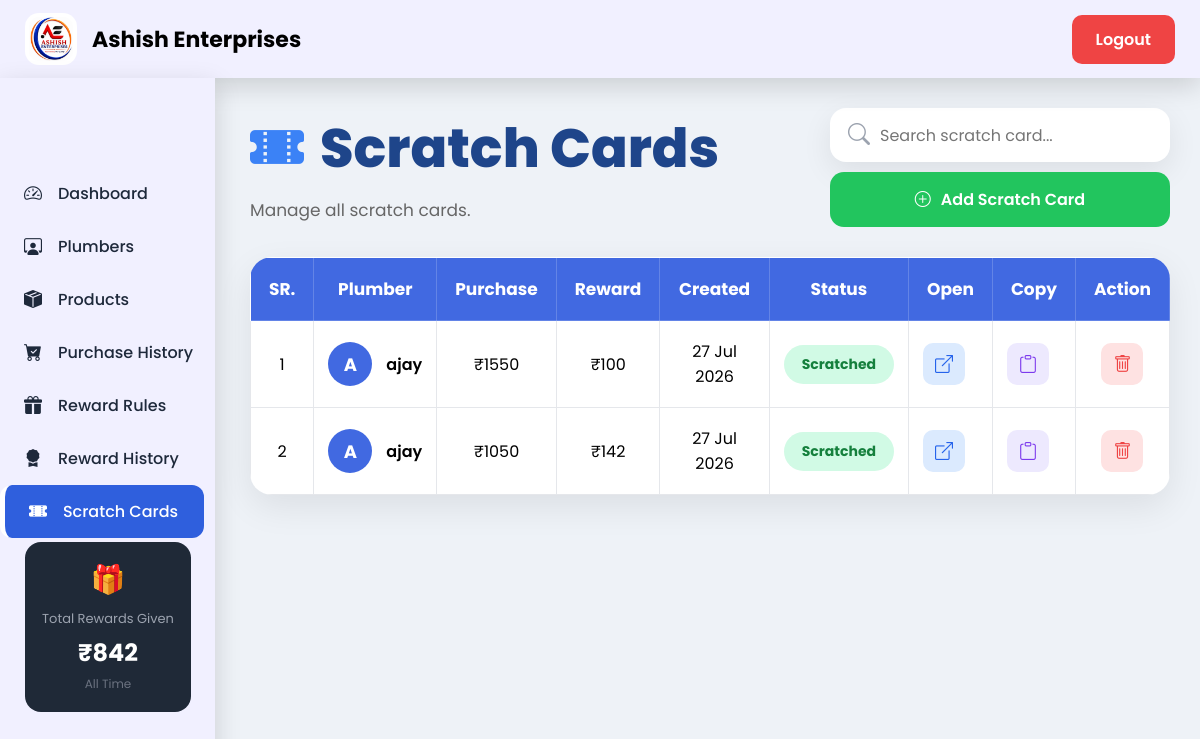
/scratch-cards/ (signed in), run on the app's committed database.
### myapp/models.py (models this page shows, shortened)
class ScratchCard(models.Model):
    reward_rule = models.ForeignKey(
    RewardRule,
    on_delete=models.SET_NULL,
    null=True,
    blank=True
    )
    plumber = models.ForeignKey(Plumber, on_delete=models.CASCADE)
    purchase_amount = models.PositiveIntegerField()
    REWARD_CHOICES = [
        ("Cash", "Cash"),
        ("Product", "Product"),
    ]
    reward_type = models.CharField(
        max_length=10,
        choices=REWARD_CHOICES,
        default="Cash"
    )
    note = models.TextField(blank=True)
    reward_text = models.CharField(max_length=100)
    token = models.UUIDField(default=uuid.uuid4, unique=True, editable=False)
    is_scratched = models.BooleanField(default=False)
    created_at = models.DateTimeField(auto_now_add=True)

class Plumber(models.Model):
    name = models.CharField(max_length=30)
    phone = models.CharField(max_length=10, unique=True)
    address = models.TextField(blank=True)
    created_at = models.DateTimeField(auto_now_add=True)

### myapp/views.py (the view, shortened to what this page needs)
# urls.py: path("scratch-cards/", views.scratch_cards, name="scratch_cards"),
@login_required(login_url="/")
def scratch_cards(request):
    search = request.GET.get("search", "")
    cards = ScratchCard.objects.select_related(
        "plumber"
    ).order_by("-created_at")
    if search:
        cards = cards.filter(
            Q(plumber__name__icontains=search) |
            Q(reward_text__icontains=search) |
            Q(note__icontains=search)
        )
    return render(
        request,
        "scratch_cards.html",
        {
            "cards": cards,
            "search": search,
            "current": "scratch_cards",
        }
    )

### myapp/context_processors.py (called while the page is built)
def sidebar_data(request):
    product_total = (
        FreeRewardHistory.objects
        .annotate(
            amount=F("quantity") * F("unit_price")
        )
        .aggregate(
            total=Sum("amount")
        )["total"] or 0
    )
    cash_total = 0
    cards = ScratchCard.objects.filter(
        reward_rule__prize_type="Cash",
        is_scratched=True
    )
    for card in cards:
        try:
            cash_total += int(
                card.reward_text.replace("₹", "").strip()
            )
        except:
            pass
    total_rewards_given = product_total + cash_total
    return {
        "total_rewards_given": total_rewards_given,
    }

### templates/scratch_cards.html (shortened to what this page needs)
{% extends "base.html" %}
{% load static %}
{% block content %}
<link rel="stylesheet" href="{% static 'css/scratch_cards.css' %}">
<div class="page-header">
    <div>
        <h1>
            <i class="bi bi-ticket-perforated-fill"></i>
            Scratch Cards
        </h1>
        <p>Manage all scratch cards.</p>
    </div>
    <div class="header-actions">
        <div class="search-box">
            <i class="bi bi-search"></i>
            <input
                type="text"
                id="search"
                placeholder="Search scratch card..."
                value="{{ search }}"
            >
        </div>
        <a href="{% url 'add_scratch_card' %}" class="add-btn">
            <i class="bi bi-plus-circle"></i>
            Add Scratch Card
        </a>
    </div>
</div>
<div
    class="table-card"
    id="table-data"
>
{% include "partials/scratch_card_table.html" %}
</div>
{% endblock %}

### templates/partials/scratch_card_table.html (shortened to what this page needs)
<table>
    <thead>
        <tr>
            <th>SR.</th>
            <th>Plumber</th>
            <th>Purchase</th>
            <th>Reward</th>
            <th>Created</th>
            <th>Status</th>
            <th>Open</th>
            <th>Copy</th>
            <th>Action</th>
        </tr>
    </thead>
    <tbody>
        {% for card in cards %}
        <tr>
            <td>{{ forloop.counter }}</td>
            <td>
                <div class="plumber-box">
                    <div class="avatar">
                        {{ card.plumber.name|first|upper }}
                    </div>
                    <span class="plumber-name">
                        {{ card.plumber.name }}
                    </span>
                </div>
            </td>
            <td>
                ₹{{ card.purchase_amount }}
            </td>
            <td>
                {{ card.reward_text }}
            </td>
            <td>
                {{ card.created_at|date:"d M Y" }}
            </td>
            <td>
                {% if card.is_scratched %}
                    <span class="status used">
                        Scratched
                    </span>
                {% else %}
                    <span class="status pending">
                        Pending
                    </span>
                {% endif %}
            </td>
            <td>
                <a
                    href="{% url 'scratch_card' card.token %}"
                    target="_blank"
                    class="open-btn"
                >
                    <i class="bi bi-box-arrow-up-right"></i>
                </a>
            </td>
            <td>
                <button
                    class="copy-btn"
                    data-link="{% url 'scratch_card' card.token %}"
                    onclick="copyLink(this)"
                >
                    <i class="bi bi-clipboard"></i>
                </button>
            </td>
            <td>
                <div class="action-buttons">
                    <a
                        href="{% url 'delete_scratch_card' card.id %}"
                        class="delete-btn"
                        onclick="return confirm('Delete Scratch Card?')"
                    >
                        <i class="bi bi-trash"></i>
                    </a>
                </div>
            </td>
        </tr>
        {% empty %}
        <tr>
            <td colspan="9" class="empty">
                No Scratch Cards Found.
            </td>
        </tr>
        {% endfor %}
    </tbody>
</table>

### static/css/dashboard.css (style rules this page uses)
* { margin: 0; padding: 0; box-sizing: border-box; font-family: "Poppins", sans-serif; }
body { background: #eef2f7; }

### static/css/scratch_cards.css (style rules this page uses)
* { margin:0; padding:0; box-sizing:border-box; font-family:'Poppins',sans-serif; }
.page-header { display:flex; justify-content:space-between; align-items:flex-start; gap:30px; margin-bottom:30px; }
.page-header h1 { font-size:54px; color:#1e458a; font-weight:800; display:flex; align-items:center; gap:16px; }
.page-header h1 i { color:#3b82f6; }
.page-header p { margin-top:8px; color:#666; font-size:17px; }
.search-box { width:340px; height:54px; background:#fff; border-radius:16px; display:flex; align-items:center; padding:0 18px; box-shadow:0 10px 30px rgba(0,0,0,.08); }
.search-box i { font-size:22px; color:#9ca3af; margin-right:10px; }
.search-box input { width:100%; border:none; outline:none; background:transparent; font-size:16px; }
.add-btn { text-decoration:none; background:#22c55e; color:#fff; padding:15px 24px; border-radius:14px; font-weight:600; display:flex; align-items:center; justify-content:center; gap:10px; transition:.3s; margin-top: 10px; white-space:nowrap; }
.table-card { background:#fff; border-radius:22px; overflow:hidden; box-shadow:0 12px 35px rgba(0,0,0,.08); }
table { width:100%; border-collapse:collapse; }
thead { background:#4169e1; }
thead th { color:#fff; padding:18px; font-size:17px; font-weight:700; text-align:center; white-space:nowrap; border:1px solid rgba(255,255,255,.18); }
tbody td { padding:18px 14px; text-align:center; vertical-align:middle; border:1px solid #e5e7eb; }
.plumber-box { display:flex; align-items:center; gap:14px; }
.avatar { width:44px; height:44px; border-radius:50%; background:#4169e1; color:#fff; display:flex; align-items:center; justify-content:center; font-size:18px; font-weight:700; flex-shrink:0; }
.plumber-name { font-weight:600; white-space:nowrap; }
.status { display:inline-flex; align-items:center; justify-content:center; min-width:110px; padding:9px 18px; border-radius:30px; font-size:14px; font-weight:700; }
.used { background:#d1fae5; color:#15803d; }
.open-btn, .copy-btn, .whatsapp-btn, .delete-btn { width:42px; height:42px; display:flex; align-items:center; justify-content:center; text-decoration:none; border:none; border-radius:10px; cursor:pointer; font-size:18px; transition:.25s; }
.open-btn { background:#dbeafe; color:#2563eb; }
.copy-btn { background:#ede9fe; color:#7c3aed; }
.delete-btn { background:#fee2e2; color:#ef4444; }
.action-buttons { display:flex; justify-content:center; align-items:center; gap:10px; }

### data on the page
ScratchCard: plumber.name|first "A", plumber.name "ajay", purchase_amount "1550", reward_text "₹100", created_at "27 Jul 2026", is_scratched "Scratched"
ScratchCard: plumber.name|first "A", plumber.name "ajay", purchase_amount "1050", reward_text "₹142", created_at "27 Jul 2026", is_scratched "Scratched"

### other printed values
{{ total_rewards_given }} "842"
